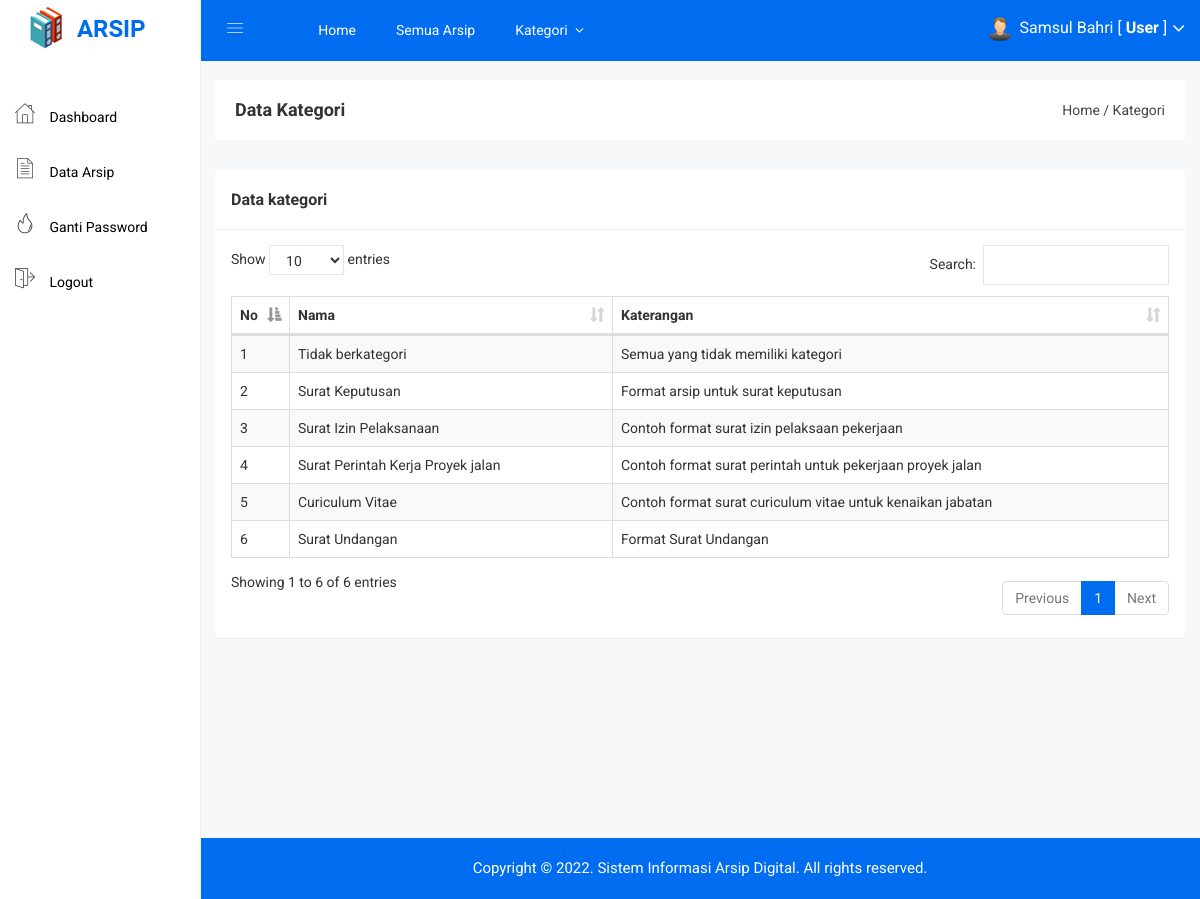
The app's page /user/kategori.php (signed in) with its own data.
### tables this page shows
CREATE TABLE `kategori` (
  `kategori_id` int(11) NOT NULL,
  `kategori_nama` varchar(255) NOT NULL,
  `kategori_keterangan` text NOT NULL
);

### user/kategori.php (the view)
<?php include 'header.php'; ?>
<div class="breadcome-area">
    <div class="container-fluid">
        <div class="row">
            <div class="col-lg-12 col-md-12 col-sm-12 col-xs-12">
                <div class="breadcome-list">
                    <div class="row">
                        <div class="col-lg-6 col-md-6 col-sm-6 col-xs-12">
                            <div class="breadcome-heading">
                                <h4 style="margin-bottom: 0px">Data Kategori</h4>
                            </div>
                        </div>
                        <div class="col-lg-6 col-md-6 col-sm-6 col-xs-12">
                            <ul class="breadcome-menu" style="padding-top: 0px">
                                <li><a href="#">Home</a> <span class="bread-slash">/</span></li>
                                <li><span class="bread-blod">Kategori</span></li>
                            </ul>
                        </div>
                    </div>
                </div>
            </div>
        </div>
    </div>
</div>
<div class="container-fluid">
    <div class="panel panel">
        <div class="panel-heading">
            <h3 class="panel-title">Data kategori</h3>
        </div>
        <div class="panel-body">
            <table id="table" class="table table-bordered table-striped table-hover table-datatable">
                <thead>
                    <tr>
                        <th width="1%">No</th>
                        <th>Nama</th>
                        <th>Katerangan</th>
                    </tr>
                </thead>
                <tbody>
                    <?php
                    $no = 1;
                    $kategori = mysqli_query($koneksi,"SELECT * FROM kategori");
                    while($p = mysqli_fetch_array($kategori)){
                        ?>
                        <tr>
                            <td><?php echo $no++; ?></td>
                            <td><?php echo $p['kategori_nama'] ?></td>
                            <td><?php echo $p['kategori_keterangan'] ?></td>
                        </tr>
                        <?php
                    }
                    ?>
                </tbody>
            </table>
        </div>
    </div>
</div>
<?php include 'footer.php'; ?>

### assets/css/main.css (style rules this page uses)
html { color: #222; font-size: 1em; line-height: 1.4; }

### assets/css/style.css (style rules this page uses)
.panel-heading { padding: 20px 15px; border-bottom: 1px solid #ececec; }
td { vertical-align: middle !important; }

### assets/js/DataTables/datatables.css (style rules this page uses)
table.dataTable { clear: both; margin-top: 6px !important; margin-bottom: 6px !important; max-width: none !important; border-collapse: separate !important; }
table.dataTable td, table.dataTable th { -webkit-box-sizing: content-box; box-sizing: content-box; }
table.dataTable thead > tr > th.sorting_asc, table.dataTable thead > tr > th.sorting_desc, table.dataTable thead > tr > th.sorting, table.dataTable thead > tr > td.sorting_asc, table.dataTable thead > tr > td.sorting_desc, table.dataTable thead > tr > td.sorting { padding-right: 30px; }
table.dataTable thead .sorting, table.dataTable thead .sorting_asc, table.dataTable thead .sorting_desc, table.dataTable thead .sorting_asc_disabled, table.dataTable thead .sorting_desc_disabled { cursor: pointer; position: relative; }
table.dataTable thead .sorting:after, table.dataTable thead .sorting_asc:after, table.dataTable thead .sorting_desc:after, table.dataTable thead .sorting_asc_disabled:after, table.dataTable thead .sorting_desc_disabled:after { position: absolute; bottom: 8px; right: 8px; display: block; font-family: 'Glyphicons Halflings'; opacity: 0.5; }
table.dataTable thead .sorting:after { opacity: 0.2; content: "\e150"; }
table.dataTable thead .sorting_asc:after { content: "\e155"; }
table.table-bordered.dataTable th, table.table-bordered.dataTable td { border-left-width: 0; }
table.table-bordered.dataTable th:last-child, table.table-bordered.dataTable th:last-child, table.table-bordered.dataTable td:last-child, table.table-bordered.dataTable td:last-child { border-right-width: 0; }
table.table-bordered.dataTable tbody th, table.table-bordered.dataTable tbody td { border-bottom-width: 0; }

### records on screen
kategori: kategori_nama "Tidak berkategori", kategori_keterangan "Semua yang tidak memiliki kategori"
kategori: kategori_nama "Surat Keputusan", kategori_keterangan "Format arsip untuk surat keputusan"
kategori: kategori_nama "Surat Izin Pelaksanaan", kategori_keterangan "Contoh format surat izin pelaksaan pekerjaan"
kategori: kategori_nama "Surat Perintah Kerja Proyek jalan", kategori_keterangan "Contoh format surat perintah untuk pekerjaan proyek jalan"
kategori: kategori_nama "Curiculum Vitae", kategori_keterangan "Contoh format surat curiculum vitae untuk kenaikan jabatan"
kategori: kategori_nama "Surat Undangan", kategori_keterangan "Format Surat Undangan"

### other values on screen
$_SESSION['nama'] "Samsul Bahri"
